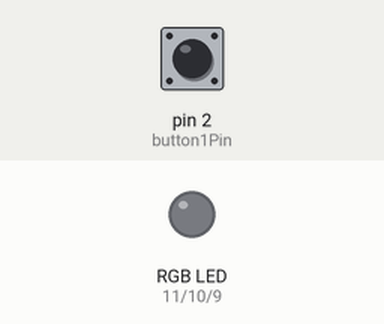
Simulated run of this sketch. Board: Arduino Uno, built with avr-gcc and run on an emulated ATmega328P. On the bench: an RGB LED mixed from three pins (HIGH = lit). The test bench sets the inputs (shaded band); at power-on: pin 2 (button1Pin) HIGH. Dim RGB values are drawn brighter than linear.

Above: at 2.7 s.
2.8 s: pin 2 (button1Pin) pulled LOW for 0.15 s
At 2.87 s:
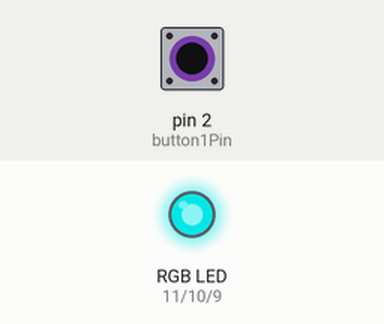
4.4 s: pin 2 (button1Pin) pulled LOW for 3.2 s
At 8.7 s:
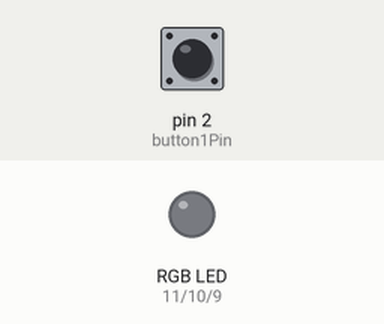
Timing chart, 0 to 10.2 s (numbered marks = the images above; inputs shaded):
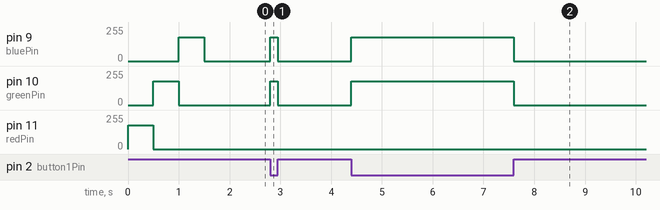

The sketch:

wiringTest.ino
```cpp
int redPin = 11;
int greenPin = 10;
int bluePin = 9;


const int button1Pin = 2;


void setup() {

  // put your setup code here, to run once:
   pinMode(redPin, OUTPUT);
  pinMode(greenPin, OUTPUT);
  pinMode(bluePin, OUTPUT);

  Serial.begin(9600);
  pinMode(2,INPUT);

  // test LED wiring
  setColor(180, 0, 0);
  delay(500);
  setColor(0, 180, 0);
  delay(500);
  setColor(0, 0, 180);
  delay(500);

  setColor(0, 0, 0);
  // turn off

}

void loop() {
  // put your main code here, to run repeatedly:
   int sensorValue = digitalRead(button1Pin);

  if (sensorValue == 0)
  {
    //turn the LED green
    setColor(0, 180, 180);

  }
  else
  {
      setColor(0, 0, 0);
  }

}

void setColor(int red, int green, int blue)
{
  #ifdef COMMON_ANODE
    red = 255 - red;
    green = 255 - green;
    blue = 255 - blue;
  #endif
  analogWrite(redPin, red);
  analogWrite(greenPin, green);
  analogWrite(bluePin, blue);
}
```

Measured:
- after the input at 2.8 s, pin 9 (bluePin), pin 10 (greenPin): 0/255 → 180/255 at once, → 0/255 0.15 s later
- after the input at 4.4 s, pin 9 (bluePin), pin 10 (greenPin): 0/255 → 180/255 at once, → 0/255 3.2 s later
